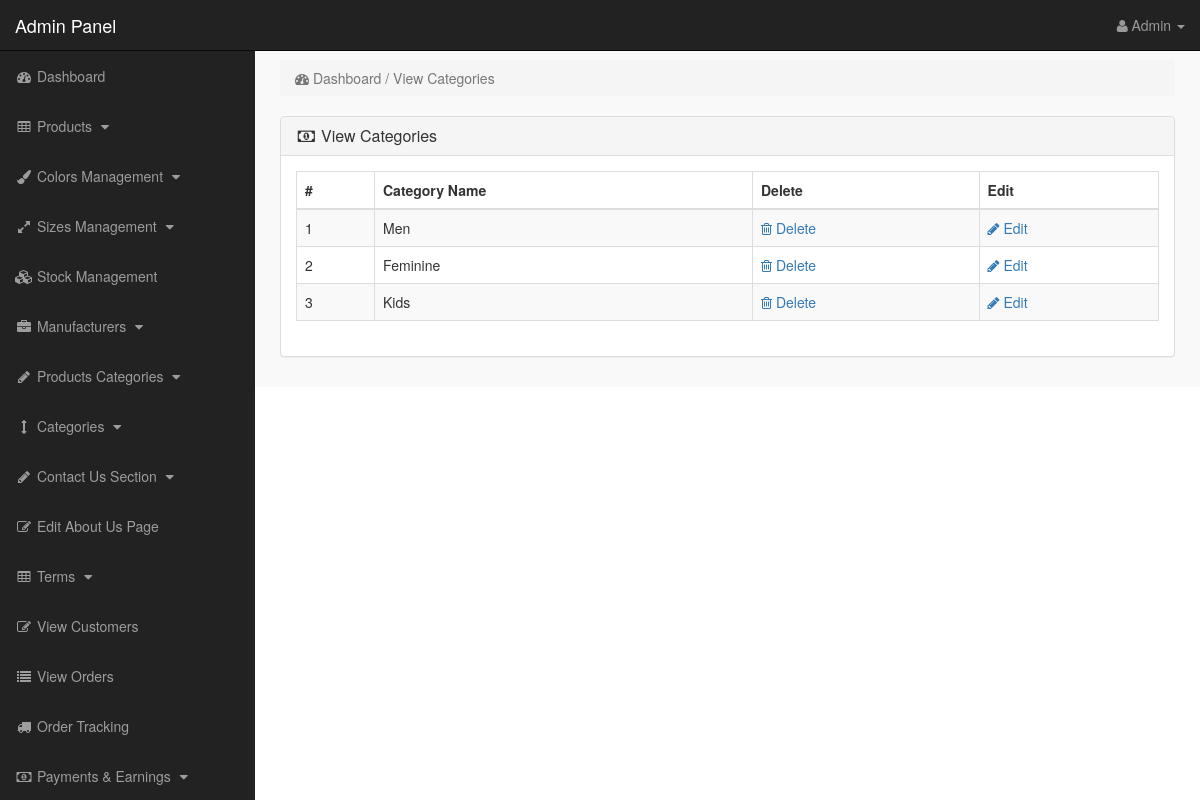
The page /admin_area/index.php?view_cats (signed in) on the database its author committed.
### tables this page shows
CREATE TABLE `categories` (
  `cat_id` int(10) NOT NULL,
  `cat_title` varchar(255) NOT NULL,
  `cat_top` enum('yes','no') DEFAULT 'no',
  `cat_image` text DEFAULT NULL,
  `cat_desc` text DEFAULT NULL,
  `cat_status` enum('active','inactive') DEFAULT 'active',
  `created_date` timestamp NOT NULL DEFAULT current_timestamp(),
  `updated_date` timestamp NOT NULL DEFAULT current_timestamp() ON UPDATE current_timestamp()
);

### admin_area/view_cats.php (the view)
<?php
if(!isset($_SESSION['admin_email'])){
echo "<script>window.open('login.php','_self')</script>";
}
else {
?>
<div class="row" >
<div class="col-lg-12" >
<ol class="breadcrumb" >
<li class="active" >
<i class="fa fa-dashboard" ></i> Dashboard / View Categories
</li>
</ol>
</div>
</div>
<div class="row" >
<div class="col-lg-12" >
<div class="panel panel-default" >
<div class="panel-heading" >
<h3 class="panel-title" >
<i class="fa fa-money fa-fw"></i> View Categories
</h3>
</div>
<div class="panel-body" >
<div class="table-responsive" >
<table class="table table-bordered table-hover table-striped" >
<thead>
<tr>
<th>#</th>
<th>Category Name</th>
<th>Delete</th>
<th>Edit</th>
</tr>
</thead>
<tbody>
<?php
$i=0;
$get_cats = "select * from categories";
$run_cats = mysqli_query($con,$get_cats);
while($row_cats = mysqli_fetch_array($run_cats)){
$cat_id = $row_cats['cat_id'];
$cat_title = $row_cats['cat_title'];
$i++;
?>
<tr>
<td><?php echo $i; ?></td>
<td><?php echo $cat_title; ?></td>
<td>
<a href="index.php?delete_cat=<?php echo $cat_id; ?>" >
<i class="fa fa-trash-o" ></i> Delete
</a>
</td>
<td>
<a href="index.php?edit_cat=<?php echo $cat_id; ?>" >
<i class="fa fa-pencil" ></i> Edit
</a>
</td>
</tr>
<?php } ?>
</tbody>
</table>
</div>
</div>
</div>
</div>
</div>
<?php } ?>

### admin_area/includes/sidebar.php (shortened to what this page needs)
<?php
if(!isset($_SESSION['admin_email'])){
    echo "<script>window.open('login.php','_self')</script>";
} else {
?>
<nav class="navbar navbar-inverse navbar-fixed-top">
<div class="navbar-header">
<a class="navbar-brand" href="index.php?dashboard">Admin Panel</a>
</div>
<ul class="nav navbar-right top-nav">
<li class="dropdown">
<a href="#" class="dropdown-toggle" data-toggle="dropdown">
<i class="fa fa-user"></i>
<?php echo $admin_name; ?> <b class="caret"></b>
</a>
</li>
</ul>
<div class="collapse navbar-collapse navbar-ex1-collapse">
<ul class="nav navbar-nav side-nav">
<li>
<a href="index.php?dashboard">
<i class="fa fa-fw fa-dashboard"></i> Dashboard
</a>
</li>
<li>
<a href="#" data-toggle="collapse" data-target="#products">
<i class="fa fa-fw fa-table"></i> Products
<i class="fa fa-fw fa-caret-down"></i>
</a>
</li>
<li>
<a href="#" data-toggle="collapse" data-target="#colors">
<i class="fa fa-fw fa-paint-brush"></i> Colors Management
<i class="fa fa-fw fa-caret-down"></i>
</a>
</li>
<li>
<a href="#" data-toggle="collapse" data-target="#sizes">
<i class="fa fa-fw fa-expand"></i> Sizes Management
<i class="fa fa-fw fa-caret-down"></i>
</a>
</li>
<li>
<a href="index.php?view_stock">
<i class="fa fa-fw fa-cubes"></i> Stock Management
</a>
</li>
<li>
<a href="#" data-toggle="collapse" data-target="#manufacturers">
<i class="fa fa-fw fa-briefcase"></i> Manufacturers
<i class="fa fa-fw fa-caret-down"></i>
</a>
</li>
<li>
<a href="#" data-toggle="collapse" data-target="#p_cat">
<i class="fa fa-fw fa-pencil"></i> Products Categories
<i class="fa fa-fw fa-caret-down"></i>
</a>
</li>
<li>
<a href="#" data-toggle="collapse" data-target="#cat">
<i class="fa fa-fw fa-arrows-v"></i> Categories
<i class="fa fa-fw fa-caret-down"></i>
</a>
</li>
<li>
<a href="#" data-toggle="collapse" data-target="#contact_us">
<i class="fa fa-fw fa-pencil"></i> Contact Us Section
<i class="fa fa-fw fa-caret-down"></i>
</a>
</li>
<li>
<a href="index.php?edit_about_us">
<i class="fa fa-fw fa-edit"></i> Edit About Us Page
</a>
</li>
<li>
<a href="#" data-toggle="collapse" data-target="#terms">
<i class="fa fa-fw fa-table"></i> Terms
<i class="fa fa-fw fa-caret-down"></i>
</a>
</li>
<li>
<a href="index.php?view_customers">
<i class="fa fa-fw fa-edit"></i> View Customers
</a>
</li>
<li>
<a href="index.php?view_orders">
<i class="fa fa-fw fa-list"></i> View Orders
</a>
</li>
<li>
<a href="index.php?order_tracking">
<i class="fa fa-fw fa-truck"></i> Order Tracking
</a>
</li>
<li>
<a href="#" data-toggle="collapse" data-target="#payments">
<i class="fa fa-fw fa-money"></i> Payments & Earnings
<i class="fa fa-fw fa-caret-down"></i>
</a>
</li>
</ul>
</div>
</nav>
<?php } ?>

### admin_area/css/style.css (style rules this page uses)
body { margin-top:100px; }
@media (min-width: 768px) { body { margin-top:50px; } }
.top-nav { padding:0 15px; }
.top-nav>li { display:inline-block; float:left; }
.top-nav>li>a { padding-top:15px; padding-bottom:15px; line-height:20px; color:#999; }
@media (min-width: 768px) { .side-nav { position:fixed; top:51px; width:255px; border-radius:0; overflow-y:auto; background-color: #222; bottom:0; overflow-x:hidden; padding-bottom:40px; } }
@media (min-width: 768px) { .side-nav>li>a { width:255px; } }
.panel-body { border-radius:5px; }

### rows shown on the page
categories: cat_title "Men"
categories: cat_title "Feminine"
categories: cat_title "Kids"

### other values the page prints
$admin_name "Admin"
